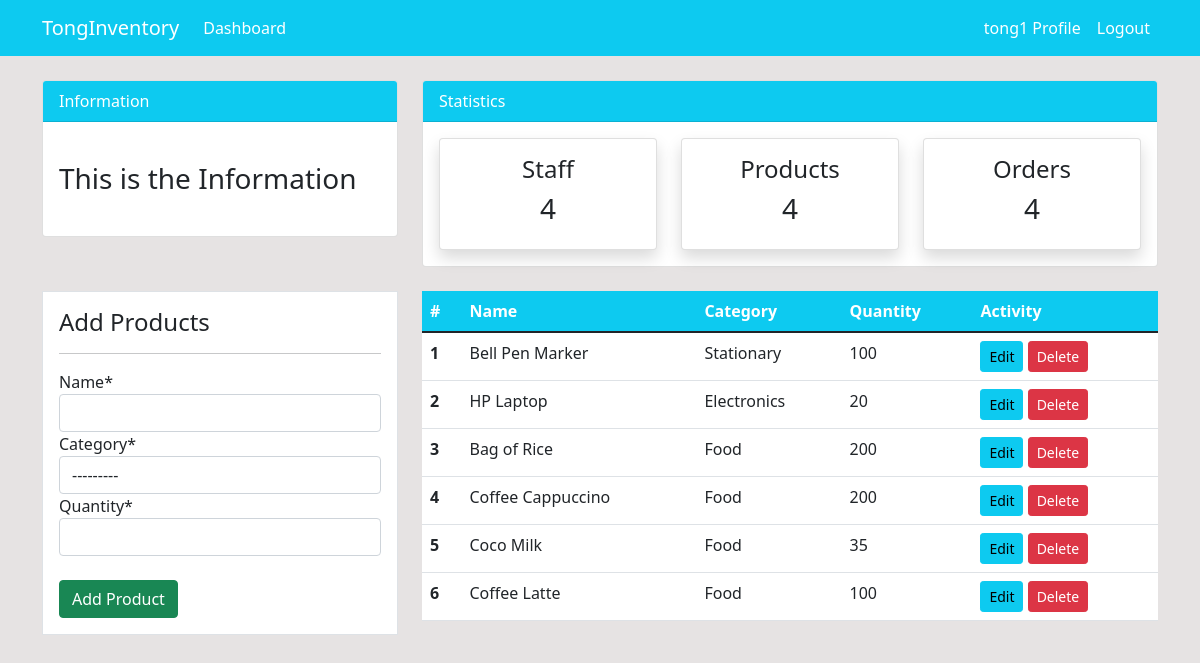
Page /product/ (signed in) on the earlier database version.
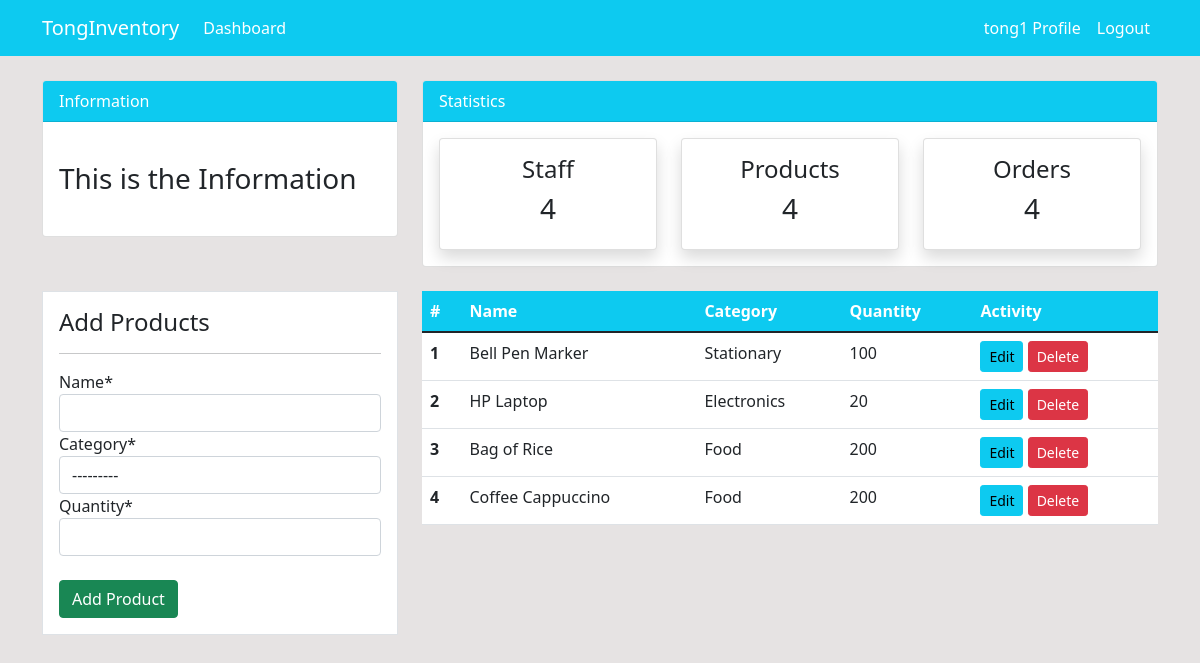
Same page on the later database version.
### dashboard/models.py (models this page shows, shortened)
class Product(models.Model):
    name = models.CharField(max_length=100,null=True)
    category = models.CharField(max_length=20,choices=CATEGORY,null=True)
    quantity = models.PositiveBigIntegerField(null=True)
    class Meta:
        verbose_name_plural = 'Product'

### dashboard/views.py (the view)
# urls.py: path('product/',views.product,name='dashboard-product'),
@login_required
def product(request):
    items = Product.objects.all()
    if request.method == 'POST':
        form = ProductFrom(request.POST)
        if form.is_valid():
            form.save()
            return redirect('dashboard-product') # ถ้าใส่ action ใน form ของ html ไม่จำเป็นต้องใส่ return ก็ได้
    else:
        form = ProductFrom()
    context = {
        'items':items,
        'form':form,
    }
    return render(request, 'dashboard/product.html',context)

### dashboard/forms.py
class ProductFrom(forms.ModelForm):
    class Meta:
        model = Product
        fields = ['name','category','quantity']

### templates/dashboard/product.html (shortened to what this page needs)
{% extends 'partials/base.html' %}
{% load crispy_forms_tags %}
{% block content %}
{% include 'partials/topnav.html' %}
<div class="container">
    <div class="row my-4">
        <div class="col-md-4">
            <div class="border bg-white p-3">
                <h4>Add Products</h4>
                <hr>
                <form method="POST"> {% csrf_token %}
                    {{ form|crispy }}<br>
                    <input class="btn btn-success btn-block" type="submit" value="Add Product">
                </form>
            </div>
        </div>
        <div class="col-md-8">
            <table class="table bg-white">
                <thead class="bg-info">
                    <tr class="text-white">
                        <th scope="col">#</th>
                        <th scope="col">Name</th>
                        <th scope="col">Category</th>
                        <th scope="col">Quantity</th>
                        <th scope="col">Activity</th>
                    </tr>
                </thead>
                <tbody>
                    {% for item in items %}
                    <tr>
                        <th scope="row">{{ forloop.counter }}</th>
                        <td>{{ item.name }}</td>
                        <td>{{ item.category }}</td>
                        <td>{{ item.quantity }}</td>
                        <td>
                            <a class="btn btn-info btn-sm" href="{% url 'dashboard-product-update' item.id %}">Edit</a>
                            <a class="btn btn-danger btn-sm" href="{% url 'dashboard-product-delete' item.id %}">Delete</a>
                        </td>
                    </tr>
                    {% endfor %}
                </tbody>
            </table>
        </div>
    </div>
</div>
{% endblock %}

Differences in the rows shown:
removed Product: name "Coco Milk", category "Food", quantity "35"
removed Product: name "Coffee Latte", category "Food", quantity "100"
